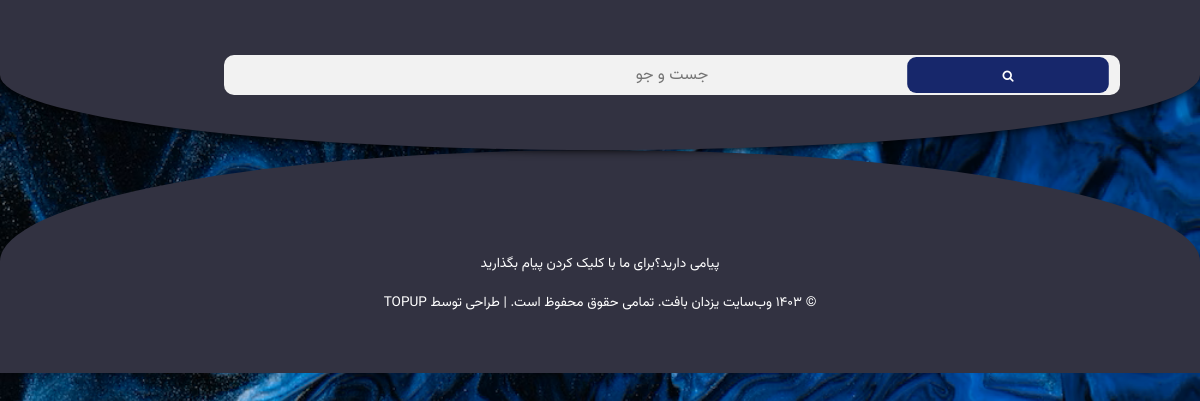
Page /representatives/ on the earlier database version.
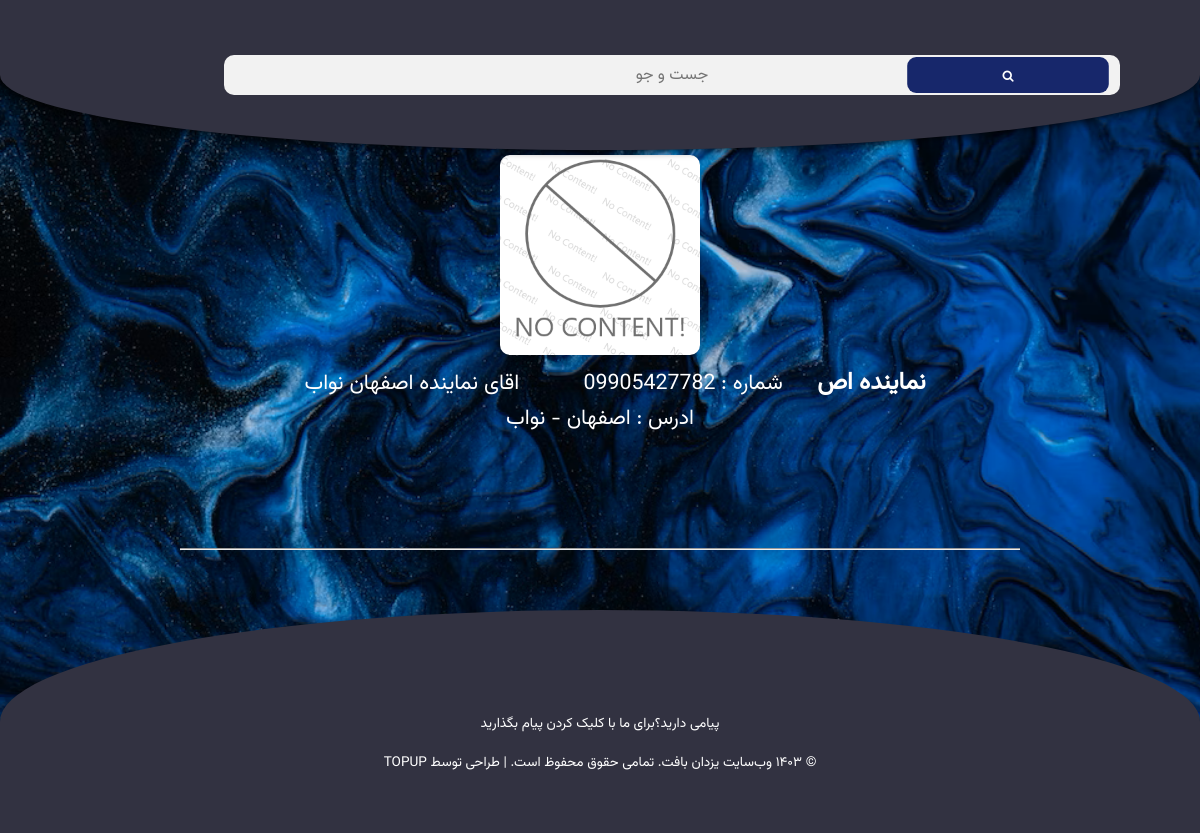
Same page on the later database version.
### home/models.py (models this page shows, shortened)
class represent(models.Model):
    title = models.CharField(max_length=35)
    name = models.CharField(max_length=35)
    address = models.TextField(max_length=110)
    phone = models.CharField(max_length=11)
    image = models.ImageField(upload_to='static/images/')

### home/views.py (the view)
# urls.py: path('representatives/', views.representatives1, name='representatives'),
def representatives1(request):
    representatives = represent.objects.all()
    return render(request, 'representatives.html', {'represent': representatives})

### home/templates/representatives.html (shortened to what this page needs)
{% load static %}
<!DOCTYPE html>
<html lang="en">
<head>
    <link rel="stylesheet" href="../static/css/representatives.css">
    <link rel="stylesheet" href="https://stackpath.bootstrapcdn.com/font-awesome/4.7.0/css/font-awesome.min.css">
</head>
<body>
    <nav class="nav">
        <div class="search-box">
            <form action="/search/" method="POST">
                <label>
                    <input type ="text" name ="search" id ="srch" placeholder="جست و جو">
                </label>
                <button type ="submit"><i class="fa fa-search"></i></button>
            </form>
        </div>
    </nav>
    <section class="row">
        {% for item in represent %}
        <article class="col">
            <img class="img" src="../../{{ item.image }}">
            <figure class="figure">
                <h2 class="title">{{ item.title }}</h2>
                <a class="caption" href="tel:{{ item.phone }}">شماره : {{ item.phone }}</a>
                <p class="caption">اقای {{ item.name }}</p>
                <p class="caption">ادرس : {{ item.address }}</p>
            </figure>
        </article>
        {% endfor %}
    </section>
        <footer class="footer">
            <div class="section-center">
                <div class="social-icons">
            </div>
            <a class="footer-text" href="/contact-us">پیامی دارید؟برای ما با کلیک کردن پیام بگذارید</a>
            <p class="footer-text">&copy; ۱۴۰۳ وب‌سایت یزدان بافت. تمامی حقوق محفوظ است. | طراحی توسط TopUP</p>
            </div>
        </footer>
</body>
</html>

Differences in the rows shown:
added represent: image (placeholder picture), title "نماینده اص", phone "09905427782", name "نماینده اصفهان نواب", address "اصفهان - نواب"
